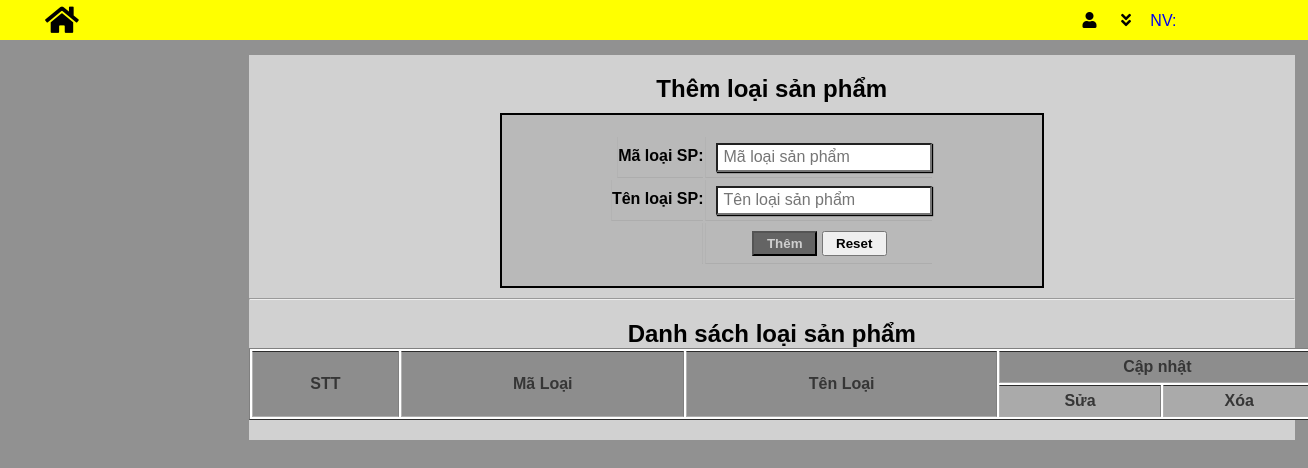
Before: /admin/them_loaisp.php with the older database file.
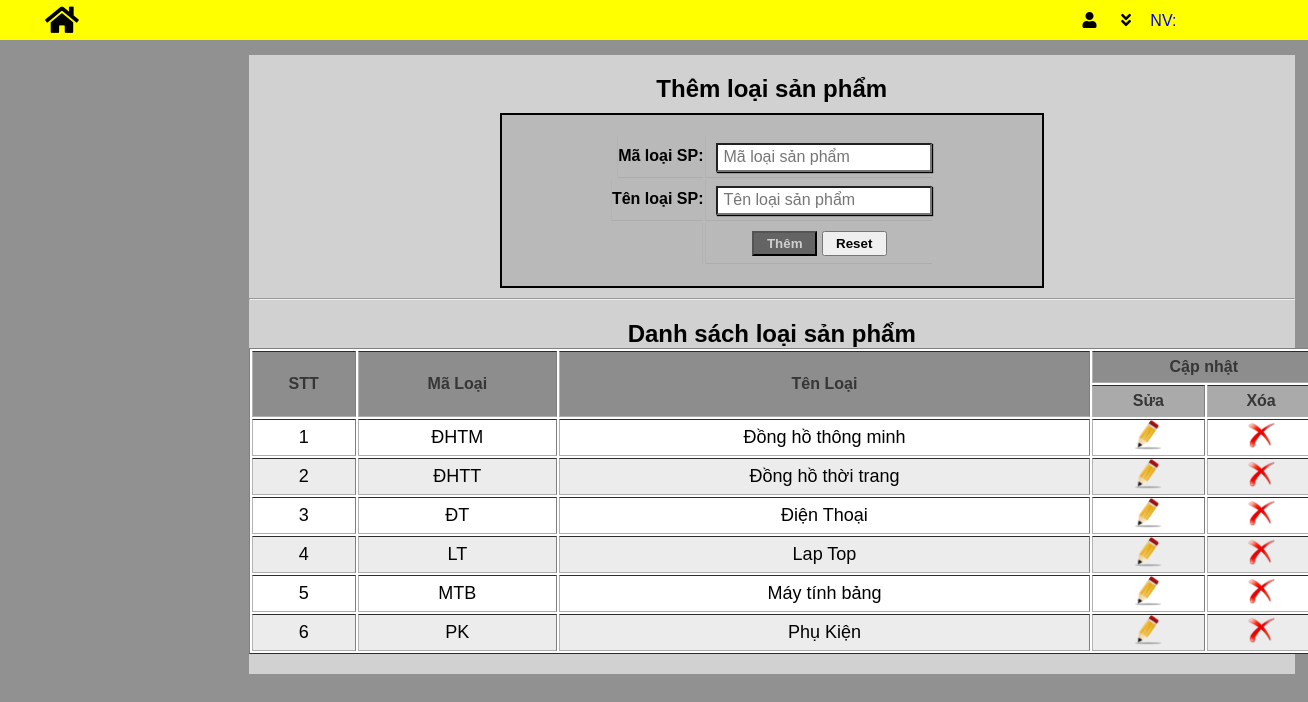
After: the same page with the newer database file.
### tables this page shows
CREATE TABLE `loaisp` (
  `ma_loaisp` varchar(20) NOT NULL,
  `ten_loaisp` varchar(200) NOT NULL
);

### admin/them_loaisp.php (the view, shortened to what this page needs)
<!DOCTYPE html>
<html lang="en">
<head>
    <link rel="stylesheet" href="../css/admin.css">
    <link rel="stylesheet" href="../css/them_lsp_th_sp.css">
    <link rel="stylesheet" href="../css/danhsach_lsp_th_sp.css">
    <link rel="stylesheet" href="https://cdnjs.cloudflare.com/ajax/libs/font-awesome/5.15.1/css/all.min.css" />
</head>
<body>
    <?php
        include 'tieude.php';
    ?>
    <div id="content">
        <div id="noidungchinh">
        <h2>Thêm loại sản phẩm</h2>
            <div id="themloaisp">
                <form action="xuly_themloaisp.php" method="POST" enctype="multipart/form-data" onsubmit="return kiemTraFormThemLoaiSP()">
                    <table>
                        <tr>
                            <td>Mã loại SP: </td>
                            <td><input type="text" name="ma_loai" id="ma_loai" placeholder="Mã loại sản phẩm"></td>
                        </tr>
                        <tr>
                            <td>Tên loại SP: </td>
                            <td><input type="text" name="ten_loai" id="ten_loai" placeholder="Tên loại sản phẩm"></td>
                        </tr>
                        <tr>
                            <td>
                                <input type="submit" value="Thêm">
                                <input type="reset" value="Reset">
                            </td>
                        </tr>
                    </table>
                </form>
            </div>
            <hr>
            <div id="danhsach">
            <?php
                include '/NienLuanCS/connection/connection.php';
                $sql = "SELECT * from loaisp";
                $result = $con->query($sql);
            ?>
            <h2>Danh sách loại sản phẩm</h2>
                <table border="1">
                    <tr>
                        <th rowspan="2">STT</th>
                        <th rowspan="2">Mã Loại</th>
                        <th rowspan="2">Tên Loại</th>
                        <th colspan="2">Cập nhật</th>
                    </tr>
                    <tr>
                        <th>Sửa</th>
                        <th>Xóa</th>
                    </tr>
            <?php
                $i = 0;
                if($result->num_rows > 0){
                    while($row = $result->fetch_assoc()){
                    echo "
                        <tr>
                            <td>".($i = $i + 1)."</td>
                            <td>".$row['ma_loaisp']."</td>
                            <td>".$row['ten_loaisp']."</td>
                            <td><a href='sua_loaisp.php?id=".$row['ma_loaisp']."'><img src='../img/edit.png' alt=''></a></td>
                            <td><a href='xoa_loaisp.php?id=".$row['ma_loaisp']."'><img src='../img/delete.png' alt=''></a></td>
                        </tr>";
                    }
                }
            ?>
                </table>
            </div>
        </div>
    </div>
</body>
</html>

Changed rows visible on the page:
added loaisp: ma_loaisp "ĐHTM", ten_loaisp "Đồng hồ thông minh"
added loaisp: i "2", ma_loaisp "ĐHTT", ten_loaisp "Đồng hồ thời trang"
added loaisp: i "3", ma_loaisp "ĐT", ten_loaisp "Điện Thoại"
added loaisp: i "4", ma_loaisp "LT", ten_loaisp "Lap Top"
added loaisp: i "5", ma_loaisp "MTB", ten_loaisp "Máy tính bảng"
added loaisp: i "6", ma_loaisp "PK", ten_loaisp "Phụ Kiện"
